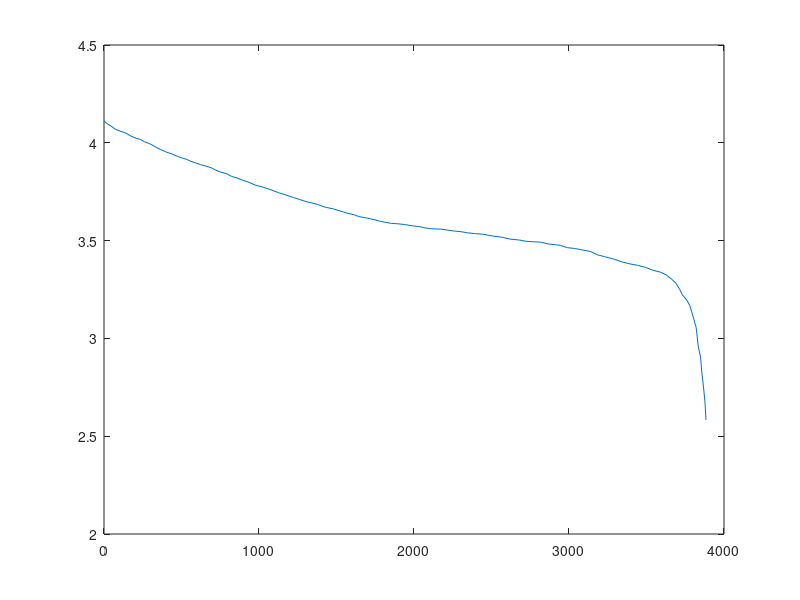

This chart was generated by the following MATLAB code: (Note: this script raises an error after producing the figure.)
%%
g1=[0,16.31,44.852,73.394,110.092,142.712,171.254,207.951,236.493,260.958,293.578,330.275,362.895,403.67,444.444,472.987,505.607,534.149,558.614,591.233,623.853,656.473,693.17,721.713,750.255,791.03,823.649,856.269,892.966,929.664,974.516,1019.368,1072.375,1125.382,1174.312,1223.242,1264.016,1296.636,1341.488,1378.186,1427.115,1480.122,1545.362,1573.904,1614.679,1643.221,1692.151,1716.616,1753.313,1785.933,1818.552,1855.25,1896.024,1940.877,1993.884,2030.581,2071.356,2108.053,2140.673,2173.293,2214.067,2258.919,2307.849,2344.546,2389.399,2442.406,2503.568,2568.807,2617.737,2678.899,2727.829,2772.681,2817.533,2866.463,2943.935,2988.787,3033.639,3082.569,3139.653,3184.506,3229.358,3282.365,3343.527,3392.457,3441.386,3494.393,3539.246,3592.253,3628.95,3661.57,3690.112,3714.577,3730.887,3759.429,3779.817,3796.126,3820.591,3832.824,3849.134,3857.288,3869.521,3877.676,3883.792];
g2=[4.113,4.099,4.086,4.069,4.058,4.049,4.035,4.023,4.017,4.005,3.996,3.98,3.966,3.952,3.941,3.931,3.922,3.915,3.906,3.897,3.888,3.881,3.872,3.86,3.851,3.842,3.828,3.821,3.809,3.8,3.784,3.775,3.761,3.745,3.733,3.72,3.71,3.701,3.692,3.685,3.671,3.662,3.646,3.639,3.632,3.623,3.616,3.612,3.605,3.598,3.593,3.588,3.586,3.582,3.575,3.572,3.565,3.561,3.559,3.559,3.554,3.549,3.545,3.54,3.536,3.533,3.524,3.517,3.508,3.503,3.496,3.494,3.492,3.483,3.476,3.464,3.46,3.453,3.444,3.427,3.418,3.407,3.391,3.381,3.374,3.363,3.349,3.338,3.324,3.303,3.282,3.25,3.223,3.197,3.167,3.124,3.055,2.965,2.9,2.824,2.737,2.67,2.583];

% g= readtable('ab1.csv'); g1= table2array(g(:,1)); g2=table2array(g(:,2));
plot(g1,g2)
g1=lpf(g1,7e-1);g2=lpf(g2,7e-1);g1=[1,g1];g2=[g2(1),g2];

g3=1:g1(end); g4=interp1(g1,g2,g3);

tr=min([length(sk.t),length(ss.t),length(sp.t),length(sh.t),length(g3)]);
%tr=min([length(sk.t),length(sh.t),length(g3)]);
 e=(100/mean(g4)).*[sqrt( sum( (g4(1:tr)-ss.v(1:tr,3)').^2 )/tr ),sqrt( sum( (g4(1:tr)-sk.v(1:tr,3)').^2 )/tr ),...
     sqrt( sum( (g4(1:tr)-sp.v(1:tr,3)').^2 )/tr ),sqrt( sum( (g4(1:tr)-sh.v(1:tr,3)').^2 )/tr ),...
 sqrt( sum( (sh.v(1:tr,3)-sk.v(1:tr,3)).^2 )/tr ),sqrt( sum( (sh.v(1:tr,3)-sqq.v(1:tr,3)).^2 )/tr )];
% (100/mean(sh.v(1:tr,3)))*sqrt( sum( (sh.v(1:tr,3)-sk.v(1:tr,3)).^2 )/tr )
 fprintf('\rEsp2d\t=\t%5.5f\r',e(1));fprintf('\rEshm\t=\t%5.5f\r',e(2));
 fprintf('\rEp2d\t=\t%5.5f\r',e(3));   fprintf('\rEhm\t=\t%5.5f\r',e(4));
 fprintf('\rEsfhm\t=\t%5.5f\r',e(5));
% 
 fprintf('\rTsp2d\t=\t%5.5f\r',ss.Tsp2d);fprintf('\rTshm\t=\t%5.5f\r',sk.Tshm);
 fprintf('\rTp2d\t=\t%5.5f\r',sp.Tp);fprintf('\rThm\t=\t%5.5f\r',sh.Th);
 fprintf('\rTsfhm\t=\t%5.5f\r',sqq.T4p);
%%=
figure
plot(sh.t,sh.v(:,3),'LineWidth',2);hold on;
plot(sk.t,sk.v(:,3),'--','LineWidth',2);hold on;
plot(sp.t,sp.v(:,3),'LineWidth',2);hold on;
plot(ss.t,ss.v(:,3),'-.','LineWidth',2);hold on;
plot(sqq.t,sqq.v(:,3),'-.','LineWidth',2);hold on;
plot(g3,g4,'LineWidth',2);
%ax=gca; ax.FontSize = 14;
xlabel('Time[s]');ylabel('Voltage[V]','FontSize',14);
%title('Voltage Output ','FontSize',14);
legend('FHM Model' ,'Simplified FHM Model','P2D Model','Simplified P2D Model','Further Simplified FHM Model','Experiment','location','southwest','FontSize',12);
ylim([2.5 4.15])
xlim([0 4000])
grid on
%
figure
plot(sh.t,sh.v(:,3),'LineWidth',2);hold on;
plot(sk.t,sk.v(:,3),'--','LineWidth',2);hold on;
plot(sp.t,sp.v(:,3),'LineWidth',2);hold on;
plot(ss.t,ss.v(:,3),'-.','LineWidth',2);hold on;
plot(sqq.t,sqq.v(:,3),'-.','LineWidth',2);hold on;
%plot(g3,g4,'LineWidth',2);
%ax=gca; ax.FontSize = 14;
xlabel('Time[s]');ylabel('Voltage[V]','FontSize',14);
%title('Voltage Output ','FontSize',14);
legend('FHM Model' ,'Simplified FHM Model','P2D Model','Simplified P2D Model','Further Simplified FHM Model','location','southwest','FontSize',12);
ylim([2.5 4.15])
xlim([0 1000])
grid on
%%
figure
plot(sh.SOC(:,1),'LineWidth',2);hold on;
plot(sk.SOC(:,1),'--','LineWidth',2);hold on;
plot(sp.SOC(:,1),'LineWidth',2);hold on;
plot(ss.SOC(:,1),'-.','LineWidth',2);hold on;
plot(sqq.SOC(:,1),'-.','LineWidth',2);hold on;
xlabel('time[s]');ylabel('SOC [%]');
%title(' Anode SOC Output  ');
legend('FHM SOC','Simplified FHM SOC','P2D SOC','Simplified P2D SOC','Further Simplified FHM Model');
grid on
%%
% figure
% plot(sh.SOC(:,2));hold on;
% plot(sk.SOC(:,2));hold on;
% plot(sp.SOC(:,2));hold on;
% plot(ss.SOC(:,2));
% xlabel('time[s]');ylabel('SOC [%]');
% title('Cathode SOC Output ');
% legend('HM SOC','SHM SOC','P2D SOC','SP2D SOC');
%%
% figure
% plot(sh.t,sh.c(1:end,2));hold on;
% plot(sk.t,sk.c(1:end,2));hold on;
% plot(sp.t,sp.c(1:end,2));hold on;
% plot(ss.t,ss.c(2:end,2));hold on
% xlabel('time[s]');ylabel('charge[mol]');
% title(' charge Anode  ');
% legend('HM Voltage','SHM Voltage','P2D Voltage','SP2D Voltage','Experiment');
%%
% figure;pu=2;
% plot(sh.t,sh.v(:,pu));hold on;
% plot(sk.t,sk.v(:,pu));hold on;
% plot(sp.t,sp.v(:,pu));hold on;
% plot(ss.t,ss.v(:,pu));hold on;
% xlabel('time[s]');ylabel('Voltage[V]');
% title(' Voltage Anode  ');
% legend('HM Voltage','SHM Voltage','P2D Voltage','SP2D Voltage','Experiment');
%%
% figure;pu=1;
% plot(sh.t,sh.ocp(:,pu));hold on;
% plot(sk.t,sk.ocp(:,pu));hold on;
% plot(sp.t,sp.ocp(:,pu));hold on;
% plot(ss.t,ss.ocp(2:end,pu));hold on;
% xlabel('time[s]');ylabel('Voltage[V]');
% title(' Voltage Anode  ');
% legend('HM Voltage','SHM Voltage','P2D Voltage','SP2D Voltage','Experiment');
%%
p=par;
figure;
plot(p.zn', sh.c(4,1:100)','--','LineWidth',2);hold on;
plot(p.zn', sh.c(8,1:100)','--','LineWidth',2);hold on;
plot(p.zn', sh.c(12,1:100)','--','LineWidth',2);hold on;
plot(p.zn', sh.c(16,1:100)','--','LineWidth',2);hold on;
plot(p.zn', sk.c(4,1:100)','-.','LineWidth',2);hold on;
plot(p.zn', sk.c(8,1:100)','-.','LineWidth',2);hold on;
plot(p.zn', sk.c(12,1:100)','-.','LineWidth',2);hold on;
plot(p.zn', sk.c(16,1:100)','-.','LineWidth',2);hold on;
xlabel('Anode length[m]');ylabel('Li-ion Concentration in electrode [mol/m^3]');
legend('4s FHM model','8s FHM model','12s FHM model','16s FHM model','4s SFHM model','8s SFHM model','12s SFHM model','16s SFHM model','location','northeast');
grid on
p=par;
figure;
plot(p.zn', sk.c(4,1:100)','--','LineWidth',2);hold on;
plot(p.zn', sk.c(8,1:100)','-.','LineWidth',2);hold on;
plot(p.zn', sk.c(12,1:100)','-*','LineWidth',2);hold on;
plot(p.zn', sk.c(16,1:100)','-+','LineWidth',2);hold on;
xlabel('Anode length[m]');ylabel('Li-ion Concentration in electrode [mol/m^3]');
legend('4s','8s','12s','16s','location','northeast');
grid on
%%
% g3 = polyfit(g1,g2,6);g4 = 1:g1(end);
% g5 = g3(1)*g4.^6+g3(2)*g4.^5+g3(3)*g4.^4+g3(4)*g4.^3+g3(5)*g4.^2+g3(6)*g4+g3(7);
% figure
% plot(sh.ocp(:,end));hold on;plot(sk.ocp(:,end));hold on;
% plot(sp.ocp(:,end));hold on;plot(ss.ocp(:,end));
% xlabel('time[s]');ylabel('SOC [%]');
% title('Cathode OCP Output ');
% legend('HM SOC' ,'PAHM SOC','P2D SOC','PAP2D SOC');
% %%
% figure
% plot(sh.ocp(:,1));hold on;plot(sk.ocp(:,1));hold on;
% plot(sp.ocp(:,1));hold on;plot(ss.ocp(:,1));
% xlabel('time[s]');ylabel('Voltage [%]');
% title('Anode OCP Output ');
% legend('HM OCP' ,'PAHM OCP','P2D OCP','PAP2D OCP');

%%
% figure
% mesh(sk.phis(:,1:p.n)); hold on; mesh(ss.phis(:,1:p.n)); hold on;
% mesh(sh.phis(:,1:p.n)); hold on; mesh(sp.phis(:,1:p.n)); hold on;
% legend('PAHM phisn','PAP2D phisn','HM phisp','P2D phisp');